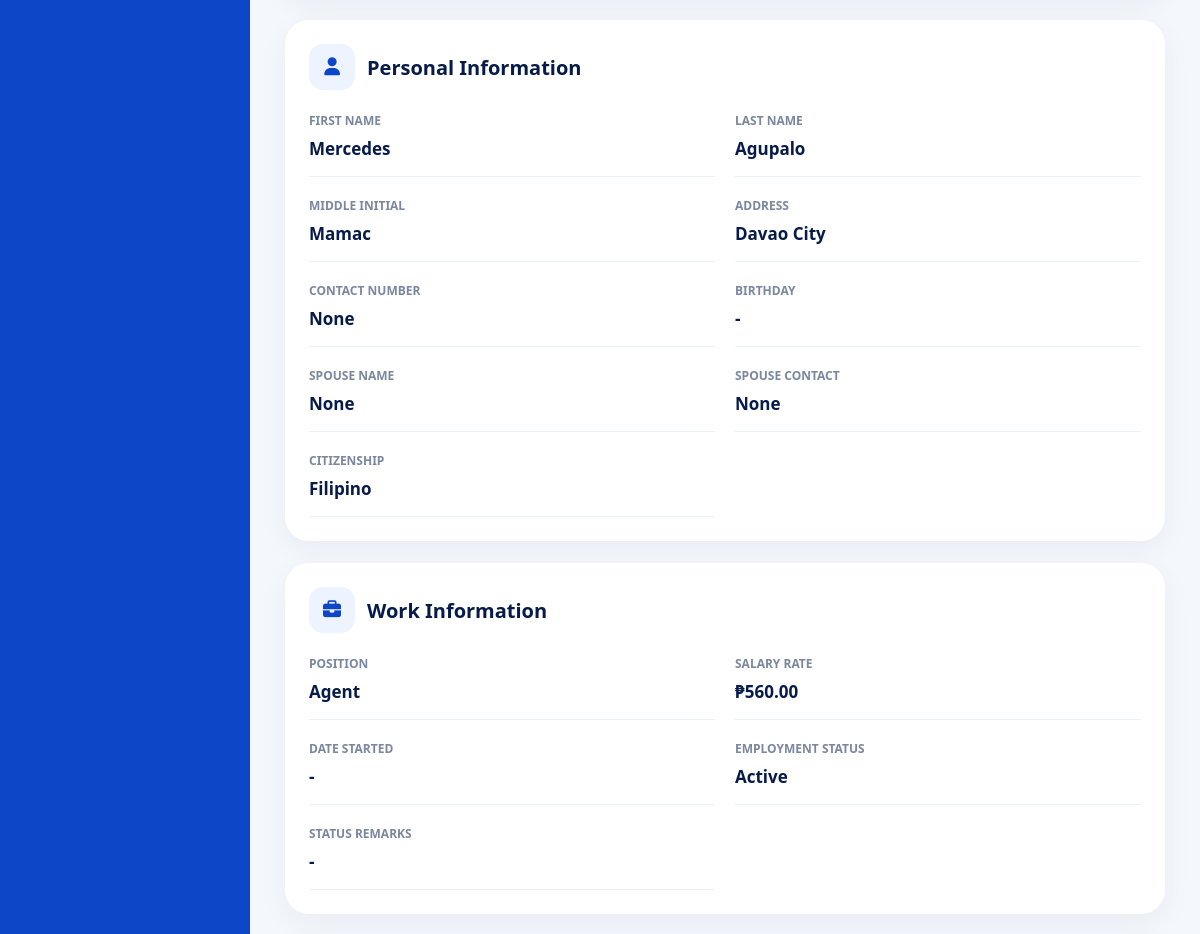
Page /employees-page/3/ (middle part) on the earlier database version.
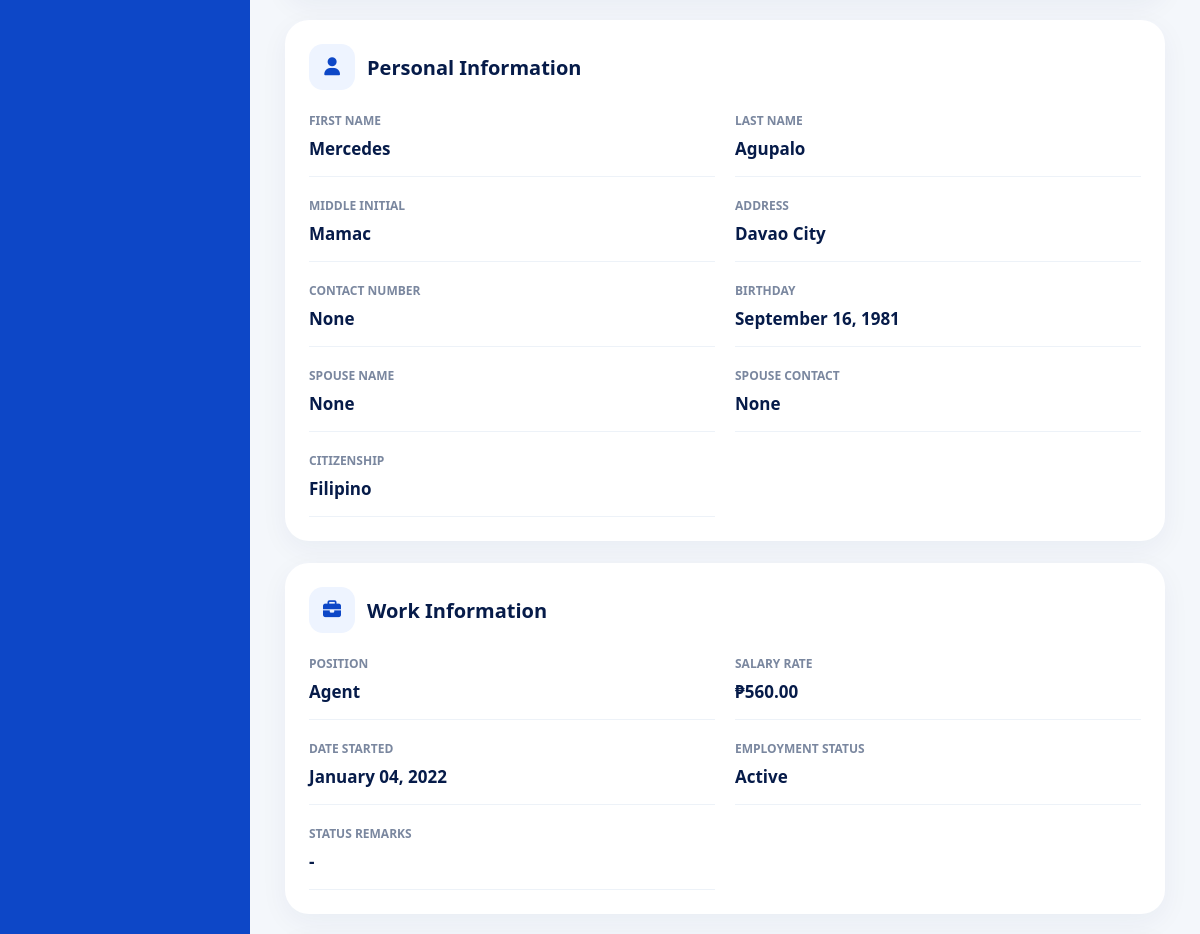
Same page on the later database version.
### employees/models.py (models this page shows, shortened)
class Employee(models.Model):
    SALARY_TYPE_CHOICES = (
        ('daily', 'Daily'),
        ('hourly', 'Hourly'),
    )
    EMPLOYMENT_STATUS_CHOICES = (
        ('ACTIVE', 'Active'),
        ('RESIGNED', 'Resigned'),
        ('MIA', 'MIA'),
        ('TERMINATED', 'Terminated'),
    )
    employee_id = models.CharField(
        max_length=10,
        unique=True,
        editable=False
    )
    first_name = models.CharField(max_length=100)
    middle_initial = models.CharField(
        max_length=50,
        blank=True,
        null=True
    )
    last_name = models.CharField(max_length=100)
    date_of_birth = models.DateField(
        blank=True,
        null=True
    )
    citizenship = models.CharField(
        max_length=100,
        blank=True,
        null=True
    )
    address = models.CharField(
        max_length=255,
        blank=True,
        null=True
    )
    contact_number = models.CharField(
        max_length=50,
        blank=True,
        null=True
    )
    spouse_name = models.CharField(
        max_length=100,
        blank=True,
        null=True
    )
    spouse_contact_number = models.CharField(
        max_length=50,
        blank=True,
        null=True
    )
    elementary = models.CharField(
        max_length=255,
        blank=True,
        null=True
    )
    elementary_year = models.CharField(
        max_length=50,
        blank=True,
        null=True
    )
    high_school = models.CharField(
        max_length=255,
        blank=True,
        null=True
    )
    high_school_year = models.CharField(
        max_length=50,
        blank=True,
        null=True
    )
    college = models.CharField(
        max_length=255,
        blank=True,
        null=True
    )
    college_year = models.CharField(
        max_length=50,
        blank=True,
        null=True
    )
    company_1 = models.CharField(
        max_length=255,
        blank=True,
        null=True
    )
    company_address_1 = models.CharField(
        max_length=255,
        blank=True,
        null=True
    )
    occupation_1 = models.CharField(
        max_length=100,
        blank=True,
        null=True
    )
    years_1 = models.CharField(
        max_length=50,
        blank=True,
        null=True
    )
    company_2 = models.CharField(
        max_length=255,
        blank=True,
        null=True
    )
    company_address_2 = models.CharField(
        max_length=255,
        blank=True,
        null=True
    )
    occupation_2 = models.CharField(
        max_length=100,
        blank=True,
        null=True
    )
    years_2 = models.CharField(
        max_length=50,
        blank=True,
        null=True
    )
    company_3 = models.CharField(
        max_length=255,
        blank=True,
        null=True
    )
    company_address_3 = models.CharField(
        max_length=255,
        blank=True,
        null=True
    )
    occupation_3 = models.CharField(
        max_length=100,
        blank=True,
        null=True
    )
    years_3 = models.CharField(
        max_length=50,
        blank=True,
        null=True
    )
    reference_name_1 = models.CharField(
        max_length=100,
        blank=True,
        null=True
    )
    reference_occupation_1 = models.CharField(
        max_length=100,
        blank=True,
        null=True
    )
    reference_contact_1 = models.CharField(
        max_length=50,
        blank=True,
        null=True
    )
    reference_name_2 = models.CharField(
        max_length=100,
        blank=True,
        null=True
    )
    reference_occupation_2 = models.CharField(
        max_length=100,
        blank=True,
        null=True
    )
    reference_contact_2 = models.CharField(
        max_length=50,
        blank=True,
        null=True
    )
    reference_name_3 = models.CharField(
        max_length=100,
        blank=True,
        null=True
    )
    reference_occupation_3 = models.CharField(
        max_length=100,
        blank=True,
        null=True
    )
    reference_contact_3 = models.CharField(
        max_length=50,
        blank=True,
        null=True
    )
    sss_number = models.CharField(
        max_length=100,
        blank=True,
        null=True
    )
    sss_file = models.FileField(
        upload_to='government_documents/sss/',
        blank=True,
        null=True
    )
    philhealth_number = models.CharField(
        max_length=100,
        blank=True,
        null=True
    )
    philhealth_file = models.FileField(
        upload_to='government_documents/philhealth/',
        blank=True,
        null=True
    )
    nbi_clearance_number = models.CharField(
        max_length=100,
        blank=True,
        null=True
    )
    nbi_clearance_file = models.FileField(
        upload_to='government_documents/nbi/',
        blank=True,
        null=True
    )
    barangay_clearance_number = models.CharField(
        max_length=100,
        blank=True,
        null=True
    )
    barangay_clearance_file = models.FileField(
        upload_to='government_documents/barangay/',
        blank=True,
        null=True
    )
    tin_number = models.CharField(
        max_length=100,
        blank=True,
        null=True
    )
    tin_file = models.FileField(
        upload_to='government_documents/tin/',
        blank=True,
        null=True
    )
    drivers_license_number = models.CharField(
        max_length=100,
        blank=True,
        null=True
    )
    drivers_license_file = models.FileField(
        upload_to='government_documents/drivers_license/',
        blank=True,
        null=True
    )
    position = models.CharField(max_length=100)
    employment_status = models.CharField(
        max_length=20,
        choices=EMPLOYMENT_STATUS_CHOICES,
        default='ACTIVE'
    )
    employment_remarks = models.TextField(
        blank=True,
        null=True
    )
    salary_type = models.CharField(
        max_length=10,
        choices=SALARY_TYPE_CHOICES,
        default='daily'
    )
    rate = models.DecimalField(
        max_digits=10,
        decimal_places=2
    )
    benefits = models.DecimalField(
        max_digits=10,
        decimal_places=2,
        default=0
    )
    date_started = models.DateField(
        blank=True,
        null=True
    )
    photo = models.ImageField(
        upload_to='employee_photos/',
        blank=True,
        null=True
    )
    qr_code = models.ImageField(
        upload_to='employee_qrcodes/',
        blank=True,
        null=True
    )
    resume = models.FileField(
        upload_to='employee_resumes/',
        blank=True,
        null=True
    )

### dashboard/views.py (the view)
# urls.py: path('employees-page/<int:employee_id>/', views.view_employee_page_view, name='view_employee_page'),
def view_employee_page_view(request, employee_id):
    employee = get_object_or_404(
        Employee,
        id=employee_id
    )
    context = {
        "employee": employee,
    }
    return render(
        request,
        "dashboard/view_employee_page.html",
        context
    )

### dashboard/templates/dashboard/view_employee_page.html (shortened to what this page needs)
{% load static %}
<!DOCTYPE html>
<html lang="en">
<head>
<link rel="stylesheet" href="https://cdnjs.cloudflare.com/ajax/libs/font-awesome/6.5.1/css/all.min.css">
</head>
<body>
<div class="page">
<aside class="sidebar">
</aside>
<main class="content">
<div class="grid">
<section class="card personal-card">
    <div class="card-title">
        <div class="card-icon">
            <i class="fa-solid fa-user"></i>
        </div>
        <h3>Personal Information</h3>
    </div>
    <div class="info-grid">
        <div class="info-box">
            <div class="info-label">First Name</div>
            <div class="info-value">{{ employee.first_name|default:"-" }}</div>
        </div>
        <div class="info-box">
            <div class="info-label">Last Name</div>
            <div class="info-value">{{ employee.last_name|default:"-" }}</div>
        </div>
        <div class="info-box">
            <div class="info-label">Middle Initial</div>
            <div class="info-value">{{ employee.middle_initial|default:"-" }}</div>
        </div>
        <div class="info-box">
            <div class="info-label">Address</div>
            <div class="info-value">{{ employee.address|default:"-" }}</div>
        </div>
        <div class="info-box">
            <div class="info-label">Contact Number</div>
            <div class="info-value">{{ employee.contact_number|default:"-" }}</div>
        </div>
        <div class="info-box">
            <div class="info-label">Birthday</div>
            <div class="info-value">{{ employee.date_of_birth|date:'F d, Y'|default:"-" }}</div>
        </div>
        <div class="info-box">
            <div class="info-label">Spouse Name</div>
            <div class="info-value">{{ employee.spouse_name|default:"-" }}</div>
        </div>
        <div class="info-box">
            <div class="info-label">Spouse Contact</div>
            <div class="info-value">{{ employee.spouse_contact_number|default:"-" }}</div>
        </div>
        <div class="info-box">
            <div class="info-label">Citizenship</div>
            <div class="info-value">{{ employee.citizenship|default:"Filipino" }}</div>
        </div>
    </div>
</section>
<section class="card work-card">
    <div class="card-title">
        <div class="card-icon">
            <i class="fa-solid fa-briefcase"></i>
        </div>
        <h3>Work Information</h3>
    </div>
    <div class="info-grid">
        <div class="info-box">
            <div class="info-label">Position</div>
            <div class="info-value">{{ employee.position|default:"-" }}</div>
        </div>
        <div class="info-box">
            <div class="info-label">Salary Rate</div>
            <div class="info-value">₱{{ employee.rate|default:"0.00" }}</div>
        </div>
        <div class="info-box">
            <div class="info-label">Date Started</div>
            <div class="info-value">{{ employee.date_started|date:'F d, Y'|default:"-" }}</div>
        </div>
        <div class="info-box">
            <div class="info-label">Employment Status</div>
            <div class="info-value">{{ employee.get_employment_status_display|default:"Active" }}</div>
        </div>
        <div class="info-box">
            <div class="info-label">Status Remarks</div>
            <div class="info-value">{{ employee.employment_remarks|default:"-" }}</div>
        </div>
    </div>
</section>
</div>
</main>
</div>
</body>
</html>

Differences in the rows shown:
changed Employee "Mercedes": date_of_birth "-" → "September 16, 1981"; date_started "-" → "January 04, 2022"
